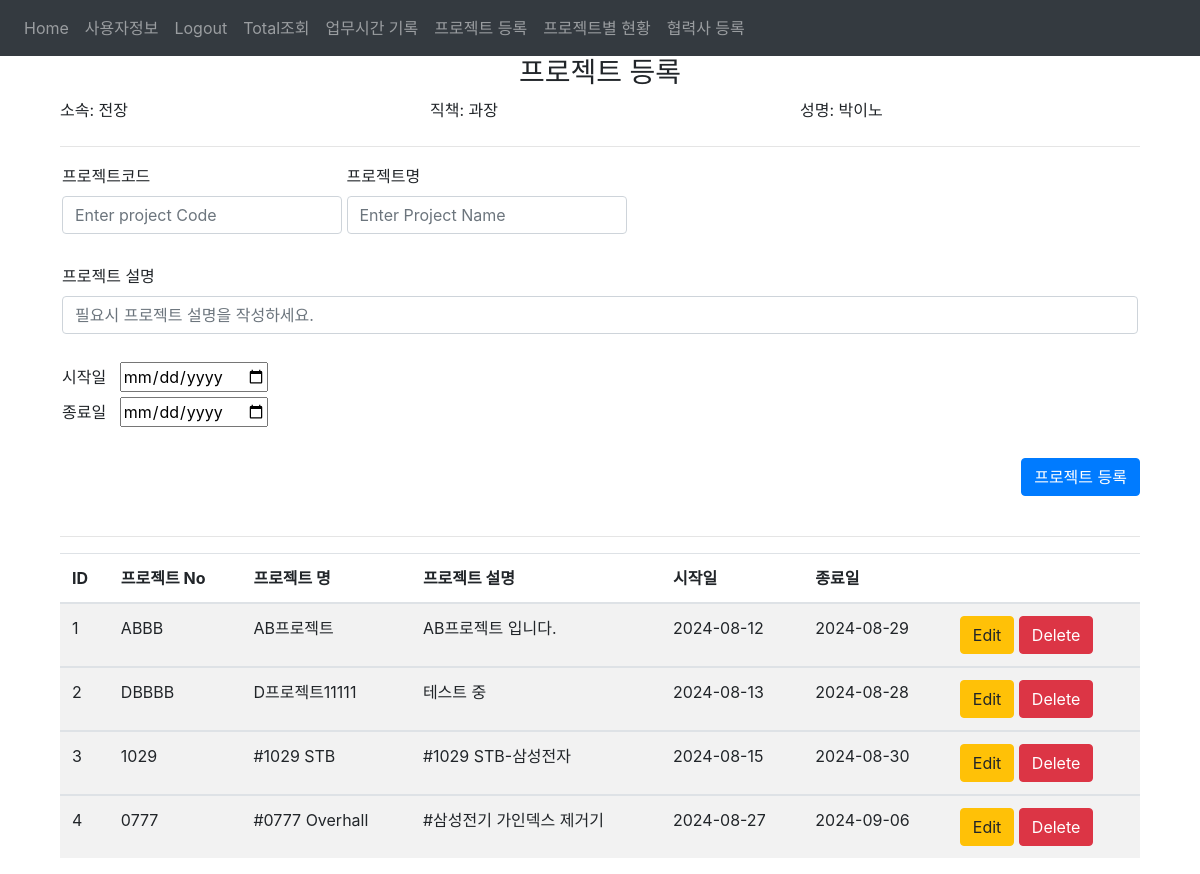
Screenshot of /project_create (signed in) with the database file from the repository.
### website/models.py (models this page shows)
class User(db.Model, UserMixin):                                      #Employee
    id = db.Column(db.Integer, primary_key=True)                      #DB primary_key ID
    email = db.Column(db.String(50), unique=True)                     #이름대신 ID로 사용함
    uname = db.Column(db.String(50),nullable=False)                   #이름
    udepartment = db.Column(db.String(50))                            #소속부서
    uposition = db.Column(db.String(50))                              #직책
    password = db.Column(db.String(50))                               #패스워드
    authority = db.Column(db.String(10))                              #권한관리 : 1 슈퍼 관리자, 2 관리자, 3 일반 사용자
    notes = db.relationship('Note')                                   #외래키 연동
    projects = db.relationship('Project')
    working_hours = db.relationship('Working_hour')

class Project(db.Model):                                              #새 프로젝트를 생성한다.(관리자) 1번
    pid = db.Column(db.Integer, primary_key=True)                     #DB primary_key ID
    pcode = db.Column(db.String(50), unique=True, nullable=False)     #프로젝트 코드
    pname = db.Column(db.String(100), nullable=False)                 #프로젝트 이름
    startdate = db.Column(db.String(50))                              #시작일자
    enddate = db.Column(db.String(50))                                #종료일자
    pdesc = db.Column(db.String(100))                                 #프로젝트 설명
    date = db.Column(db.DateTime(timezone=True), default=func.now())  #등록일자 timestamp
    user_id = db.Column(db.Integer, db.ForeignKey('user.id'))         #외래키 연동

### website/views.py (the view, shortened to what this page needs)
@views.route('/project_create', methods=['GET', 'POST'])
@login_required
def project_create():
    all_data = all_projects()
    return render_template("projectcreate.html",all_data=all_data, user=current_user)

### website/__init__.py (called while the page is built)
def create_app():
    app.config['SECRET_KEY'] = 'hjshjhdjah kjshkjdhjs'
    app.config['SQLALCHEMY_DATABASE_URI'] = f'sqlite:///{DB_NAME}'
    db.init_app(app)
    from .views import views
    from .auth import auth
    app.register_blueprint(views, url_prefix='/')
    app.register_blueprint(auth, url_prefix='/')
    from .models import User
    with app.app_context():
        db.create_all()
    login_manager = LoginManager()
    login_manager.login_view = 'auth.login'
    login_manager.init_app(app)
    @login_manager.user_loader
    def load_user(id):
        return User.query.get(int(id))
    return app

### website/views.py (called while the page is built)
def all_projects():
    today = date.today()
    all_projects = db.session.query(
        Project.pid,
        Project.pcode,
        Project.pname,
        Project.startdate,
        Project.enddate,
        Project.pdesc,
    func.strftime('%y-%m-%d', Project.date).label('date')).filter(Project.enddate >= today).all()
    return all_projects

### website/templates/projectcreate.html (shortened to what this page needs)
{% extends "base.html" %}
{% block content %}
<div class="container">
  <div class="table-wrapper">
    <form method="POST">
      <h3 align="center">프로젝트 등록</h3>
        <div class="row">
          <div class="col">
            <label for="userDepartmet">소속: {{user.udepartment}}</label>
          </div>
          <div class="col">
            <label for="userPosition">직책: {{user.uposition}}</label>
          </div>
          <div class="col">
            <label for="userName">성명: {{user.uname}}</label>
          </div>
        </div>
      <hr>
      <div class="parent">
        <div class="child">
          <label for="projCode">프로젝트코드</label>
          <input
            type="text"
            class="form-control"
            id="projCode"
            name="projCode"
            placeholder="Enter project Code"
          />
        </div>
        <div class="child">
          <label for="projName">프로젝트명</label>
          <input
            type="text"
            class="form-control"
            id="projName"
            name="projName"
            placeholder="Enter Project Name"
          />
        </div>
        <div>
          <label for="description">프로젝트 설명</label>
          <input
            type="text"
            class="form-control"
            id="pdesc"
            name="pdesc"
            placeholder="필요시 프로젝트 설명을 작성하세요."
          />
        </div>
      </div>
      <br>
      <div class="parent">
        <div class="child1">
        <label for="startDate">시작일&nbsp;&nbsp;</label>
        <input type="date" id="startDate" name="startDate" data-date-format="yymmdd">
        </div>
        <div class="child1">
        <label for="endDate">종료일&nbsp;&nbsp;</label>
        <input type="date" id="endDate" name="endDate" data-date-format="yymmdd">
        </div>
      </div>
      <br>
      <div align="right">
        <button type="submit" class="btn btn-primary">프로젝트 등록</button>
      </div>
    </form>
    <br><hr>
    <table class="table table-hover table-striped table-responsive-sm" id="table1">
      <thead>
          <tr>
          <th>ID</th>
          <th>프로젝트 No</th>
          <th>프로젝트 명</th>
          <th>프로젝트 설명</th>
          <th>시작일</th>
          <th>종료일</th>
          <th></th>
          </tr>
      </thead>
      {% for row in all_data %}
      <tbody>
        <tr>
          <td>{{row.pid}}</td>
          <td>{{row.pcode}}</td>
          <td>{{row.pname}}</td>
          <td>{{row.pdesc}}</td>
          <td>{{row.startdate}}</td>
          <td>{{row.enddate}}</td>
          <td>
            <a href="/views.project_update/{{row.pid}}" class="btn btn-warning btn-xs" data-toggle="modal" data-target="#modaledit{{row.pid}}">Edit</a>
            <a href="/project_delete/{{row.pid}}" class="btn btn-danger btn-xs" onclick="return confirm('이 데이터를 삭제하시겠습니까?')">Delete</a>
          </td>
        </tr>
      </tbody>
      {% endfor %}
  </div>
</div>
  {% endblock %}

### website/templates/base.html (style rules this page uses)
.parent { margin: 1px; padding: 1px; text-align: left; }
.child { display: inline-block; width: 280px; height: 100px; }
.table-wrapper { overflow-x: auto; width: 100%; }

### rows the page displays
User: udepartment "전장", uposition "과장", uname "박이노"
Project: pid "1", pcode "ABBB", pname "AB프로젝트", pdesc "AB프로젝트 입니다.", startdate "2024-08-12", enddate "2024-08-29"
Project: pid "2", pcode "DBBBB", pname "D프로젝트11111", pdesc "테스트 중", startdate "2024-08-13", enddate "2024-08-28"
Project: pid "3", pcode "1029", pname "#1029 STB", pdesc "#1029 STB-삼성전자", startdate "2024-08-15", enddate "2024-08-30"
Project: pid "4", pcode "0777", pname "#0777 Overhall", pdesc "#삼성전기 가인덱스 제거기", startdate "2024-08-27", enddate "2024-09-06"
